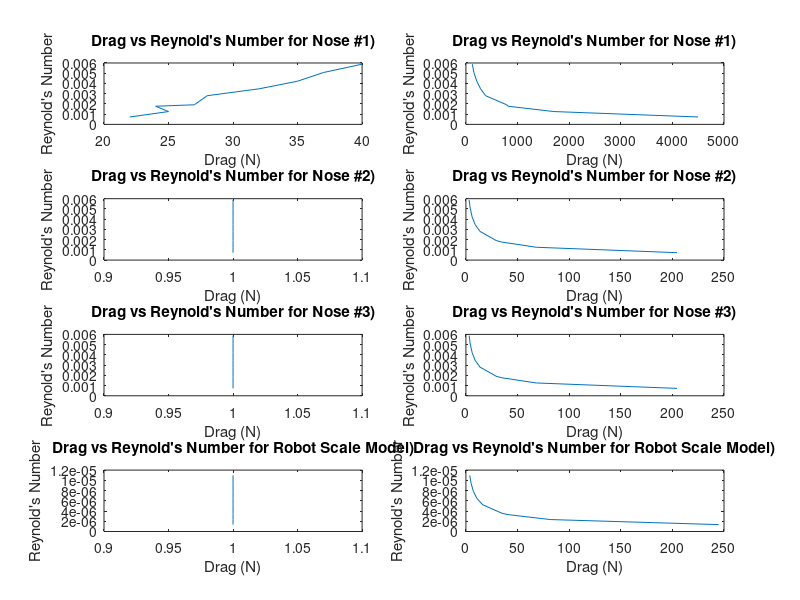

Write MATLAB code to recreate this figure.
% environmental variables
rho = 1.115; % density of air at room temp
nu = 1.46*10^5 % kinematic viscocity of air at room temp

% experimental data goes here
deltaPwater = [0.01 0.03 0.06 0.07 0.15 0.23 0.34 0.49 0.66];
fanSpeed = 15:5:55; % proportion, I'm assuming fan speeds are the same for all models tested
liftOffset = [0 0 0 0 0 0 0 0 0];
dragOffset = [0 0 0 0 0 0 0 0 0];
cone1DragExp = [22 25 24 27 28 32 35 37 40];
cone2DragExp = [1 1 1 1 1 1 1 1 1];
cone3DragExp = [1 1 1 1 1 1 1 1 1];
robotDragExp = [1 1 1 1 1 1 1 1 1];

% experimental constants
coneArea = 0.001963495408; % all cones have same frontal area
coneL = 50 % characteristic length of cone is 50mm diameter
robotL = 0.0931 % characteristic length of robot is 0.0931 m length ... i guess??
robotArea = 0.00164;
deltaP = deltaPwater*249.08;

% experimental calculations
cone1Drag = cone1DragExp - dragOffset;
cone2Drag = cone2DragExp - dragOffset;
cone3Drag = cone3DragExp - dragOffset;
robotDrag = robotDragExp - dragOffset;
v=sqrt(2*deltaP./rho);
reynoldsNumber = @(v, l, nu) v.*l./nu;
dragCoefficient = @(drag, rho, v, frontalArea) drag./(0.5.*rho.*v.^2.*frontalArea);
coneReynold = reynoldsNumber(v, coneL, nu);
robotReynold = reynoldsNumber(v, robotL, nu);

% nose 1 plotting
cone1Coeff = dragCoefficient(cone1Drag, rho, v, coneArea);
figure(1)
clf
subplot(4, 2, 1)
plot(cone1Drag, coneReynold)
xlabel("Drag (N)")
ylabel("Reynold's Number")
title("Drag vs Reynold's Number for Nose #1)")

subplot(4, 2, 2)
plot(cone1Coeff, coneReynold)
xlabel("Drag (N)")
ylabel("Reynold's Number")
title("Drag vs Reynold's Number for Nose #1)")

% nose 2 plotting
cone2Coeff = dragCoefficient(cone2Drag, rho, v, coneArea);
subplot(4, 2, 3)
plot(cone2Drag, coneReynold)
xlabel("Drag (N)")
ylabel("Reynold's Number")
title("Drag vs Reynold's Number for Nose #2)")

subplot(4, 2, 4)
plot(cone2Coeff, coneReynold)
xlabel("Drag (N)")
ylabel("Reynold's Number")
title("Drag vs Reynold's Number for Nose #2)")

% nose 3 plotting
cone3Coeff = dragCoefficient(cone3Drag, rho, v, coneArea);
subplot(4, 2, 5)
plot(cone3Drag, coneReynold)
xlabel("Drag (N)")
ylabel("Reynold's Number")
title("Drag vs Reynold's Number for Nose #3)")

subplot(4, 2, 6)
plot(cone3Coeff, coneReynold)
xlabel("Drag (N)")
ylabel("Reynold's Number")
title("Drag vs Reynold's Number for Nose #3)")

% robot plotting
robotCoeff = dragCoefficient(robotDrag, rho, v, robotArea);
subplot(4, 2, 7)
plot(robotDrag, robotReynold)
xlabel("Drag (N)")
ylabel("Reynold's Number")
title("Drag vs Reynold's Number for Robot Scale Model)")

subplot(4, 2, 8)
plot(robotCoeff, robotReynold)
xlabel("Drag (N)")
ylabel("Reynold's Number")
title("Drag vs Reynold's Number for Robot Scale Model)")

%% calibration curve for fan speed and wind speed
% uncomment here to plot calibration curve !!

% figure(1)
% clf
% speedplt(fanSpeed, v)

% the code below was originally written by the e80 teaching team
function output = speedplt(RPS, v)
    x = RPS;
    y = v;
    confLev = 0.95; % The confidence level
    N = length(y); % The number of data points
    xbar = mean(x);
    ybar = mean(y);
    Sxx = dot((x-xbar),(x-xbar));
    %Sxx = (x-xbar)*transpose(x-xbar);
    % beta1 is the estimated best slope of the best-fit line
    beta1 = dot((x-xbar),(y-ybar))/Sxx
    % beta1 = ((x-xbar)*transpose(y-ybar))/Sxx
    % beta0 is the estimated best-fit y-intercept of the best fit line
    beta0 = ybar - beta1*xbar
    yfit = beta0 + beta1*x;
    SSE = dot((y - yfit),(y - yfit)) % Sum of the squared residuals
    % SSE = (y - yfit)*transpose(y - yfit) % Sum of the squared residuals
    Se = sqrt(SSE/(N-2)) % The Root Mean Square Residual
    Sbeta0 = Se*sqrt(1/N + xbar^2/Sxx)
    Sbeta1 = Se/sqrt(Sxx)
    % tinv defaults to 1-sided test. We need 2-sises, hence:(1-0.5*(1-confLev))
    StdT = tinv((1-0.5*(1-confLev)),N-2) % The Student's t factor
    lambdaBeta1 = StdT*Sbeta1 % The 1/2 confidence interval on beta1
    lambdaBeta0 = StdT*Sbeta0 % The 1/2 confidence interval on beta0
    range = max(x) - min(x);
    xplot = min(x):range/30:max(x); % Generate array for plotting
    yplot = beta0 + beta1*xplot; % Generate array for plotting
    Syhat = Se*sqrt(1/N + (xplot - xbar).*(xplot - xbar)/Sxx);
    lambdayhat = StdT*Syhat;
    Sy = Se*sqrt(1+1/N + (xplot - xbar).*(xplot - xbar)/Sxx);
    lambday = StdT*Sy;
    figure(1)
    plot(x,y,'x')
    hold on
    plot(xplot,yplot)
    plot(xplot,yplot+lambdayhat,'-.b',xplot,yplot-lambdayhat,'-.b')
    plot(xplot,yplot+lambday,'--m',xplot,yplot-lambday,'--m')
    xlabel('Fan Speed (RPS)')
    ylabel('Wind Speed (m/s)')
    title("Wind Speed vs Fan Speed")
    if beta1 > 0 % Fix this
        location = 'northwest';
    else
        location = 'northeast';
    end
    legend('Data Points','Best Fit Line','Upper Func. Bound',...
        'Lower Func. Bound', 'Upper Obs. Bound', 'Lower Obs. Bound',...
        'Location', location)
    hold off
    output = [beta0, lambdaBeta0, beta1, lambdaBeta1];
end